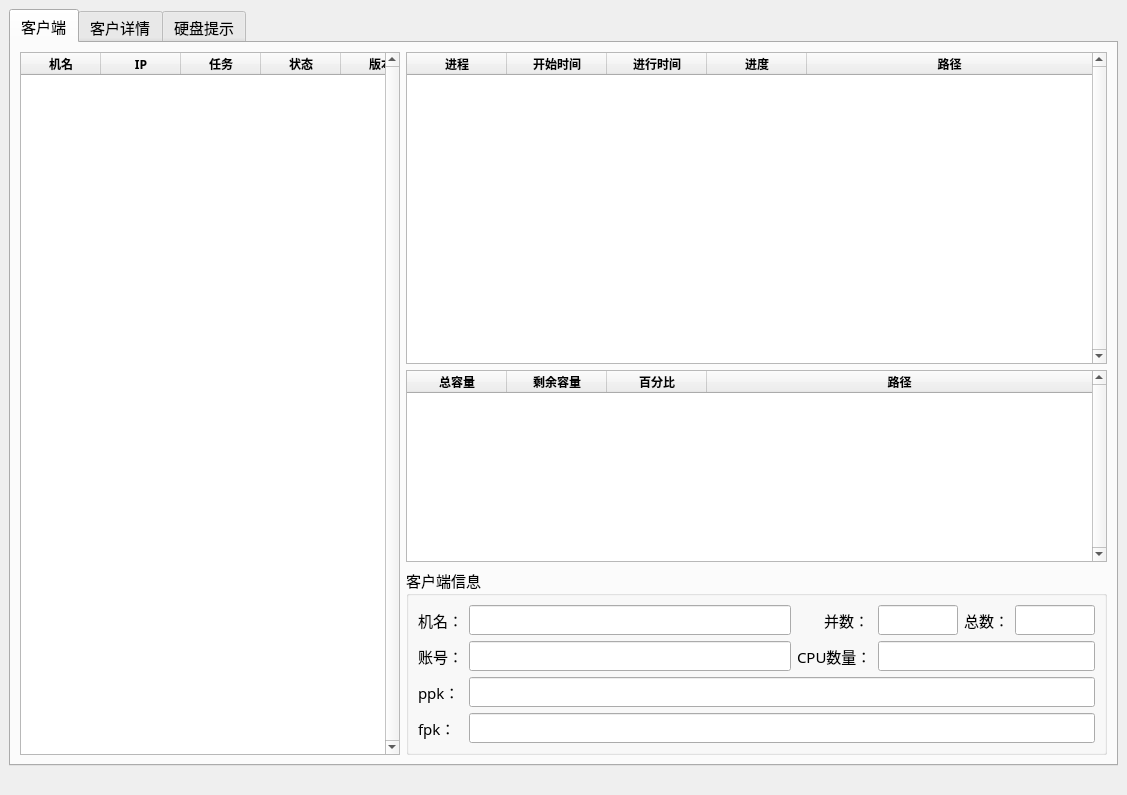
<?xml version="1.0" encoding="UTF-8"?>
<ui version="4.0">
 <class>MainWindow</class>
 <widget class="QMainWindow" name="MainWindow">
  <property name="geometry">
   <rect>
    <x>0</x>
    <y>0</y>
    <width>1127</width>
    <height>795</height>
   </rect>
  </property>
  <property name="sizePolicy">
   <sizepolicy hsizetype="Expanding" vsizetype="Expanding">
    <horstretch>0</horstretch>
    <verstretch>0</verstretch>
   </sizepolicy>
  </property>
  <property name="windowTitle">
   <string>MainWindow</string>
  </property>
  <widget class="QWidget" name="centralwidget">
   <layout class="QGridLayout" name="gridLayout_2">
    <item row="0" column="0">
     <layout class="QGridLayout" name="gridLayout">
      <item row="0" column="0">
       <widget class="QTabWidget" name="tabWidget">
        <property name="font">
         <font>
          <family>微软雅黑</family>
          <pointsize>11</pointsize>
         </font>
        </property>
        <property name="currentIndex">
         <number>0</number>
        </property>
        <widget class="QWidget" name="tab_3">
         <attribute name="title">
          <string>客户端</string>
         </attribute>
         <layout class="QHBoxLayout" name="horizontalLayout_2">
          <item>
           <widget class="QTableWidget" name="tableWidget">
            <property name="maximumSize">
             <size>
              <width>380</width>
              <height>16777215</height>
             </size>
            </property>
            <property name="font">
             <font>
              <family>微软雅黑</family>
              <pointsize>9</pointsize>
             </font>
            </property>
            <property name="autoFillBackground">
             <bool>false</bool>
            </property>
            <property name="frameShape">
             <enum>QFrame::StyledPanel</enum>
            </property>
            <property name="frameShadow">
             <enum>QFrame::Sunken</enum>
            </property>
            <property name="lineWidth">
             <number>1</number>
            </property>
            <property name="midLineWidth">
             <number>1</number>
            </property>
            <property name="verticalScrollBarPolicy">
             <enum>Qt::ScrollBarAlwaysOn</enum>
            </property>
            <property name="horizontalScrollBarPolicy">
             <enum>Qt::ScrollBarAlwaysOff</enum>
            </property>
            <property name="showDropIndicator" stdset="0">
             <bool>true</bool>
            </property>
            <property name="dragEnabled">
             <bool>false</bool>
            </property>
            <property name="alternatingRowColors">
             <bool>true</bool>
            </property>
            <property name="selectionMode">
             <enum>QAbstractItemView::SingleSelection</enum>
            </property>
            <property name="selectionBehavior">
             <enum>QAbstractItemView::SelectRows</enum>
            </property>
            <property name="textElideMode">
             <enum>Qt::ElideMiddle</enum>
            </property>
            <property name="showGrid">
             <bool>true</bool>
            </property>
            <property name="gridStyle">
             <enum>Qt::SolidLine</enum>
            </property>
            <property name="sortingEnabled">
             <bool>false</bool>
            </property>
            <property name="rowCount">
             <number>0</number>
            </property>
            <attribute name="horizontalHeaderVisible">
             <bool>true</bool>
            </attribute>
            <attribute name="horizontalHeaderCascadingSectionResizes">
             <bool>true</bool>
            </attribute>
            <attribute name="horizontalHeaderDefaultSectionSize">
             <number>80</number>
            </attribute>
            <attribute name="horizontalHeaderHighlightSections">
             <bool>true</bool>
            </attribute>
            <attribute name="horizontalHeaderStretchLastSection">
             <bool>true</bool>
            </attribute>
            <attribute name="verticalHeaderVisible">
             <bool>false</bool>
            </attribute>
            <attribute name="verticalHeaderDefaultSectionSize">
             <number>25</number>
            </attribute>
            <attribute name="verticalHeaderHighlightSections">
             <bool>true</bool>
            </attribute>
            <attribute name="verticalHeaderStretchLastSection">
             <bool>false</bool>
            </attribute>
            <column>
             <property name="text">
              <string notr="true">机名</string>
             </property>
             <property name="font">
              <font>
               <weight>75</weight>
               <bold>true</bold>
              </font>
             </property>
             <property name="background">
              <color>
               <red>255</red>
               <green>255</green>
               <blue>255</blue>
              </color>
             </property>
            </column>
            <column>
             <property name="text">
              <string>IP</string>
             </property>
             <property name="font">
              <font>
               <weight>75</weight>
               <bold>true</bold>
              </font>
             </property>
            </column>
            <column>
             <property name="text">
              <string>任务</string>
             </property>
             <property name="font">
              <font>
               <weight>75</weight>
               <bold>true</bold>
              </font>
             </property>
            </column>
            <column>
             <property name="text">
              <string>状态</string>
             </property>
             <property name="font">
              <font>
               <weight>75</weight>
               <bold>true</bold>
              </font>
             </property>
            </column>
            <column>
             <property name="text">
              <string>版本</string>
             </property>
             <property name="font">
              <font>
               <weight>75</weight>
               <bold>true</bold>
              </font>
             </property>
            </column>
           </widget>
          </item>
          <item>
           <widget class="QWidget" name="widget" native="true">
            <property name="sizePolicy">
             <sizepolicy hsizetype="Preferred" vsizetype="Preferred">
              <horstretch>0</horstretch>
              <verstretch>0</verstretch>
             </sizepolicy>
            </property>
            <property name="toolTipDuration">
             <number>0</number>
            </property>
            <layout class="QGridLayout" name="gridLayout_6">
             <property name="leftMargin">
              <number>0</number>
             </property>
             <property name="topMargin">
              <number>0</number>
             </property>
             <property name="rightMargin">
              <number>0</number>
             </property>
             <property name="bottomMargin">
              <number>0</number>
             </property>
             <item row="0" column="0">
              <layout class="QGridLayout" name="gridLayout_5" rowstretch="1,0,0">
               <item row="0" column="0">
                <widget class="QTableWidget" name="tableWidget_2">
                 <property name="font">
                  <font>
                   <family>微软雅黑</family>
                   <pointsize>9</pointsize>
                  </font>
                 </property>
                 <property name="verticalScrollBarPolicy">
                  <enum>Qt::ScrollBarAlwaysOn</enum>
                 </property>
                 <property name="horizontalScrollBarPolicy">
                  <enum>Qt::ScrollBarAsNeeded</enum>
                 </property>
                 <attribute name="horizontalHeaderStretchLastSection">
                  <bool>true</bool>
                 </attribute>
                 <column>
                  <property name="text">
                   <string>进程</string>
                  </property>
                  <property name="font">
                   <font>
                    <weight>75</weight>
                    <bold>true</bold>
                   </font>
                  </property>
                 </column>
                 <column>
                  <property name="text">
                   <string>开始时间</string>
                  </property>
                  <property name="font">
                   <font>
                    <weight>75</weight>
                    <bold>true</bold>
                   </font>
                  </property>
                 </column>
                 <column>
                  <property name="text">
                   <string>进行时间</string>
                  </property>
                  <property name="font">
                   <font>
                    <weight>75</weight>
                    <bold>true</bold>
                   </font>
                  </property>
                 </column>
                 <column>
                  <property name="text">
                   <string>进度</string>
                  </property>
                  <property name="font">
                   <font>
                    <weight>75</weight>
                    <bold>true</bold>
                   </font>
                  </property>
                 </column>
                 <column>
                  <property name="text">
                   <string>路径</string>
                  </property>
                  <property name="font">
                   <font>
                    <weight>75</weight>
                    <bold>true</bold>
                   </font>
                  </property>
                 </column>
                </widget>
               </item>
               <item row="1" column="0">
                <widget class="QTableWidget" name="tableWidget_3">
                 <property name="font">
                  <font>
                   <family>微软雅黑</family>
                   <pointsize>9</pointsize>
                  </font>
                 </property>
                 <property name="verticalScrollBarPolicy">
                  <enum>Qt::ScrollBarAlwaysOn</enum>
                 </property>
                 <property name="horizontalScrollBarPolicy">
                  <enum>Qt::ScrollBarAsNeeded</enum>
                 </property>
                 <attribute name="horizontalHeaderStretchLastSection">
                  <bool>true</bool>
                 </attribute>
                 <column>
                  <property name="text">
                   <string>总容量</string>
                  </property>
                  <property name="font">
                   <font>
                    <weight>75</weight>
                    <bold>true</bold>
                   </font>
                  </property>
                 </column>
                 <column>
                  <property name="text">
                   <string>剩余容量</string>
                  </property>
                  <property name="font">
                   <font>
                    <weight>75</weight>
                    <bold>true</bold>
                   </font>
                  </property>
                 </column>
                 <column>
                  <property name="text">
                   <string>百分比</string>
                  </property>
                  <property name="font">
                   <font>
                    <weight>75</weight>
                    <bold>true</bold>
                   </font>
                  </property>
                 </column>
                 <column>
                  <property name="text">
                   <string>路径</string>
                  </property>
                  <property name="font">
                   <font>
                    <weight>75</weight>
                    <bold>true</bold>
                   </font>
                  </property>
                 </column>
                </widget>
               </item>
               <item row="2" column="0">
                <widget class="QGroupBox" name="groupBox">
                 <property name="title">
                  <string>客户端信息</string>
                 </property>
                 <layout class="QGridLayout" name="gridLayout_3">
                  <item row="5" column="0">
                   <widget class="QLabel" name="label_10">
                    <property name="text">
                     <string>ppk：</string>
                    </property>
                   </widget>
                  </item>
                  <item row="3" column="2">
                   <widget class="QLabel" name="label_11">
                    <property name="text">
                     <string>CPU数量：</string>
                    </property>
                   </widget>
                  </item>
                  <item row="3" column="0">
                   <widget class="QLabel" name="label_7">
                    <property name="text">
                     <string>账号：</string>
                    </property>
                   </widget>
                  </item>
                  <item row="1" column="2">
                   <widget class="QLabel" name="label_6">
                    <property name="text">
                     <string>       并数：</string>
                    </property>
                   </widget>
                  </item>
                  <item row="1" column="0">
                   <widget class="QLabel" name="label_5">
                    <property name="text">
                     <string>机名：</string>
                    </property>
                   </widget>
                  </item>
                  <item row="7" column="1" colspan="5">
                   <widget class="QLineEdit" name="lineEdit_fpk"/>
                  </item>
                  <item row="3" column="3" colspan="3">
                   <widget class="QLineEdit" name="lineEdit_cpu"/>
                  </item>
                  <item row="3" column="1">
                   <widget class="QLineEdit" name="lineEdit_username"/>
                  </item>
                  <item row="1" column="4">
                   <widget class="QLabel" name="label_8">
                    <property name="text">
                     <string>总数：</string>
                    </property>
                   </widget>
                  </item>
                  <item row="7" column="0">
                   <widget class="QLabel" name="label_9">
                    <property name="text">
                     <string>fpk：</string>
                    </property>
                   </widget>
                  </item>
                  <item row="1" column="1">
                   <widget class="QLineEdit" name="lineEdit_name"/>
                  </item>
                  <item row="1" column="5">
                   <widget class="QLineEdit" name="lineEdit_sum">
                    <property name="maximumSize">
                     <size>
                      <width>80</width>
                      <height>16777215</height>
                     </size>
                    </property>
                   </widget>
                  </item>
                  <item row="5" column="1" colspan="5">
                   <widget class="QLineEdit" name="lineEdit_ppk"/>
                  </item>
                  <item row="1" column="3">
                   <widget class="QLineEdit" name="lineEdit_num">
                    <property name="sizePolicy">
                     <sizepolicy hsizetype="Fixed" vsizetype="Fixed">
                      <horstretch>0</horstretch>
                      <verstretch>0</verstretch>
                     </sizepolicy>
                    </property>
                    <property name="maximumSize">
                     <size>
                      <width>80</width>
                      <height>16777215</height>
                     </size>
                    </property>
                   </widget>
                  </item>
                 </layout>
                </widget>
               </item>
              </layout>
             </item>
            </layout>
           </widget>
          </item>
         </layout>
        </widget>
        <widget class="QWidget" name="tab">
         <attribute name="title">
          <string>客户详情</string>
         </attribute>
         <layout class="QGridLayout" name="gridLayout_9">
          <item row="0" column="0">
           <layout class="QGridLayout" name="gridLayout_8" rowstretch="1,8">
            <property name="horizontalSpacing">
             <number>4</number>
            </property>
            <item row="0" column="0">
             <widget class="QWidget" name="widget_2" native="true">
              <layout class="QHBoxLayout" name="horizontalLayout">
               <item>
                <widget class="QLabel" name="label">
                 <property name="text">
                  <string>机名：</string>
                 </property>
                </widget>
               </item>
               <item>
                <widget class="QLineEdit" name="lineEdit"/>
               </item>
               <item>
                <widget class="QLabel" name="label_2">
                 <property name="text">
                  <string>账号：</string>
                 </property>
                </widget>
               </item>
               <item>
                <widget class="QLineEdit" name="lineEdit_2"/>
               </item>
               <item>
                <widget class="QCheckBox" name="checkBox">
                 <property name="text">
                  <string>开始日期</string>
                 </property>
                </widget>
               </item>
               <item>
                <widget class="QDateEdit" name="dateEdit"/>
               </item>
               <item>
                <widget class="QLabel" name="label_3">
                 <property name="text">
                  <string>结束日期</string>
                 </property>
                </widget>
               </item>
               <item>
                <widget class="QDateEdit" name="dateEdit_2"/>
               </item>
               <item>
                <widget class="QPushButton" name="pushButton">
                 <property name="text">
                  <string>搜索</string>
                 </property>
                </widget>
               </item>
               <item>
                <widget class="QLabel" name="label_4">
                 <property name="text">
                  <string>任务数：        </string>
                 </property>
                </widget>
               </item>
              </layout>
             </widget>
            </item>
            <item row="1" column="0">
             <widget class="QTableWidget" name="tableWidget_4">
              <attribute name="horizontalHeaderStretchLastSection">
               <bool>true</bool>
              </attribute>
              <column>
               <property name="text">
                <string>ID</string>
               </property>
              </column>
              <column>
               <property name="text">
                <string>机名</string>
               </property>
              </column>
              <column>
               <property name="text">
                <string>账号</string>
               </property>
              </column>
              <column>
               <property name="text">
                <string>开始时间</string>
               </property>
              </column>
              <column>
               <property name="text">
                <string>P图时长</string>
               </property>
              </column>
              <column>
               <property name="text">
                <string>完成时间</string>
               </property>
              </column>
              <column>
               <property name="text">
                <string>硬盘</string>
               </property>
              </column>
              <column>
               <property name="text">
                <string>文件名</string>
               </property>
              </column>
             </widget>
            </item>
           </layout>
          </item>
         </layout>
        </widget>
        <widget class="QWidget" name="tab_2">
         <attribute name="title">
          <string>硬盘提示</string>
         </attribute>
         <layout class="QGridLayout" name="gridLayout_10">
          <item row="0" column="0">
           <widget class="QTableWidget" name="tableWidget_5">
            <column>
             <property name="text">
              <string>ID</string>
             </property>
            </column>
            <column>
             <property name="text">
              <string>机名</string>
             </property>
            </column>
            <column>
             <property name="text">
              <string>硬盘路径</string>
             </property>
            </column>
            <column>
             <property name="text">
              <string>剩余容量</string>
             </property>
            </column>
            <column>
             <property name="text">
              <string>删除</string>
             </property>
            </column>
           </widget>
          </item>
         </layout>
        </widget>
       </widget>
      </item>
     </layout>
    </item>
    <item row="1" column="0">
     <widget class="QLabel" name="label_num">
      <property name="text">
       <string/>
      </property>
     </widget>
    </item>
   </layout>
  </widget>
 </widget>
 <resources/>
 <connections/>
</ui>
